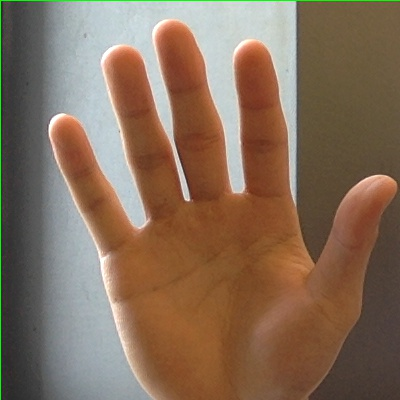
#> input picture bow/dataset/1.jpg, 400 x 400 px
$ python backgroud-remove.py   (older library calls are emulated)
#> lines starting #> are read from the running program, lines starting #| are printed output that depends on the picture; after the words box and inside, x2 and y2 are one past the last pixel; in counts of white or black regions, pixels touching at a corner belong together
#> further down, img is the input picture: shape (400, 400, 3); mean B, G, R 89.2, 108.8, 132.9
import cv2

def get_holes(image, thresh):
#> called with thresh = 230
    gray = cv2.cvtColor(image, cv2.COLOR_BGR2GRAY)
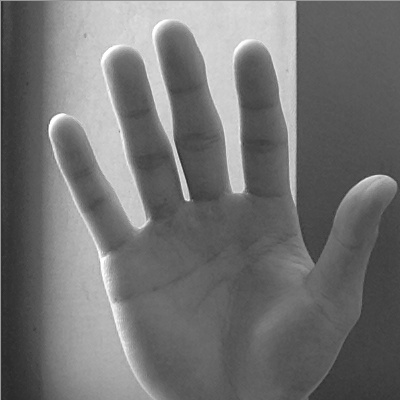
#> gray: shape (400, 400); min 40, max 255, mean 113.8

    im_bw = cv2.threshold(gray, thresh, 255, cv2.THRESH_BINARY)[1]
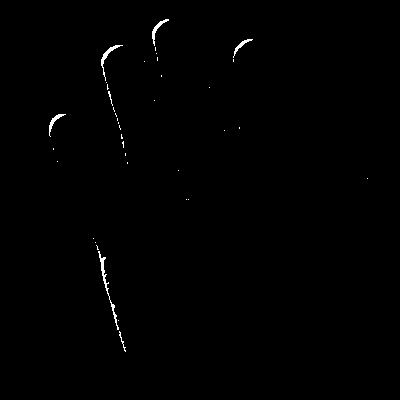
#> im_bw: shape (400, 400); 0.44% white in thin lines or dots, all inside (x1, y1, x2, y2) = (49, 19, 368, 352)
    im_bw_inv = cv2.bitwise_not(im_bw)

    _, contour, _ = cv2.findContours(im_bw_inv, cv2.RETR_CCOMP, cv2.CHAIN_APPROX_SIMPLE)
#> contour = 50 contours, 41 with area under 20; largest, box (x1, y1, x2, y2) and area: (0, 0, 400, 400) 159201, (97, 250, 110, 297) 175, (100, 44, 124, 78) 155, (151, 18, 170, 47) 128, (48, 113, 67, 137) 112
    for cnt in contour:
        cv2.drawContours(im_bw_inv, [cnt], 0, 255, -1)
#> this loop made 50 passes
#> cnt on passes 1, 4, 9, 10, 11, 12, 13, 14, 15, 17, 21, 23: [[0, 0], [0, 399], [399, 399], [399, 0]], [[117, 320], [118, 319], [119, 320], [118, 321]], [[95, 245], [96, 244], [97, 245], [96, 246]], [[94, 242], [95, 241], [96, 242], [95, 243]], [[92, 238], [93, 237], [94, 238], [93, 239]], [[187, 199], [188, 198], [189, 199], [188, 200]], [[185, 199], [186, 198], [187, 199], [186, 200]], [[366, 178], [367, 177], [368, 178], [367, 179]], [[177, 170], [178, 169], [179, 170], [178, 171]], [[56, 161], [57, 160], [58, 161], [57, 162]], [[49, 136], [50, 135], [51, 136], [50, 137]], [[223, 130], [224, 129], [225, 130], [224, 131]]
#> im_bw_inv: shape (400, 400); every value is 255

    nt = cv2.bitwise_not(im_bw)
    im_bw_inv = cv2.bitwise_or(im_bw_inv, nt)
    return im_bw_inv


def remove_background(image, thresh, scale_factor=.25, kernel_range=range(1, 15), border=None):
    border = border or kernel_range[-1]

    holes = get_holes(image, thresh)
    small = cv2.resize(holes, None, fx=scale_factor, fy=scale_factor)
#> small: shape (100, 100); every value is 255
    bordered = cv2.copyMakeBorder(small, border, border, border, border, cv2.BORDER_CONSTANT)
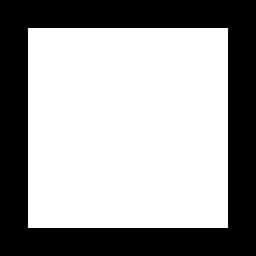
#> bordered: shape (128, 128) (shown 2 times larger); 61% white; 1 black region, box (x1, y1, x2, y2) and area: (0, 0, 128, 128) 6384

    for i in kernel_range:
        kernel = cv2.getStructuringElement(cv2.MORPH_ELLIPSE, (2*i+1, 2*i+1))
        bordered = cv2.morphologyEx(bordered, cv2.MORPH_CLOSE, kernel)
#> this loop made 14 passes
#> kernel on pass 1: [[0, 1, 0], [1, 1, 1], [0, 1, 0]]
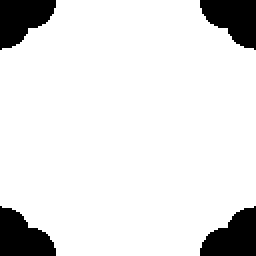
#> bordered: shape (128, 128) (shown 2 times larger); 88.5% white; 4 black regions, box (x1, y1, x2, y2) and area: (0, 0, 28, 25) 471, (100, 0, 128, 25) 471, (0, 103, 28, 128) 471, (100, 103, 128, 128) 471

    unbordered = bordered[border: -border, border: -border]
    mask = cv2.resize(unbordered, (image.shape[1], image.shape[0]))
    fg = cv2.bitwise_and(image, image, mask=mask)
    return fg


img = cv2.imread('./bow/dataset/1.jpg')
nb_img = remove_background(img, 230)

cv2.imshow('?', nb_img)
cv2.waitKey(3000)
